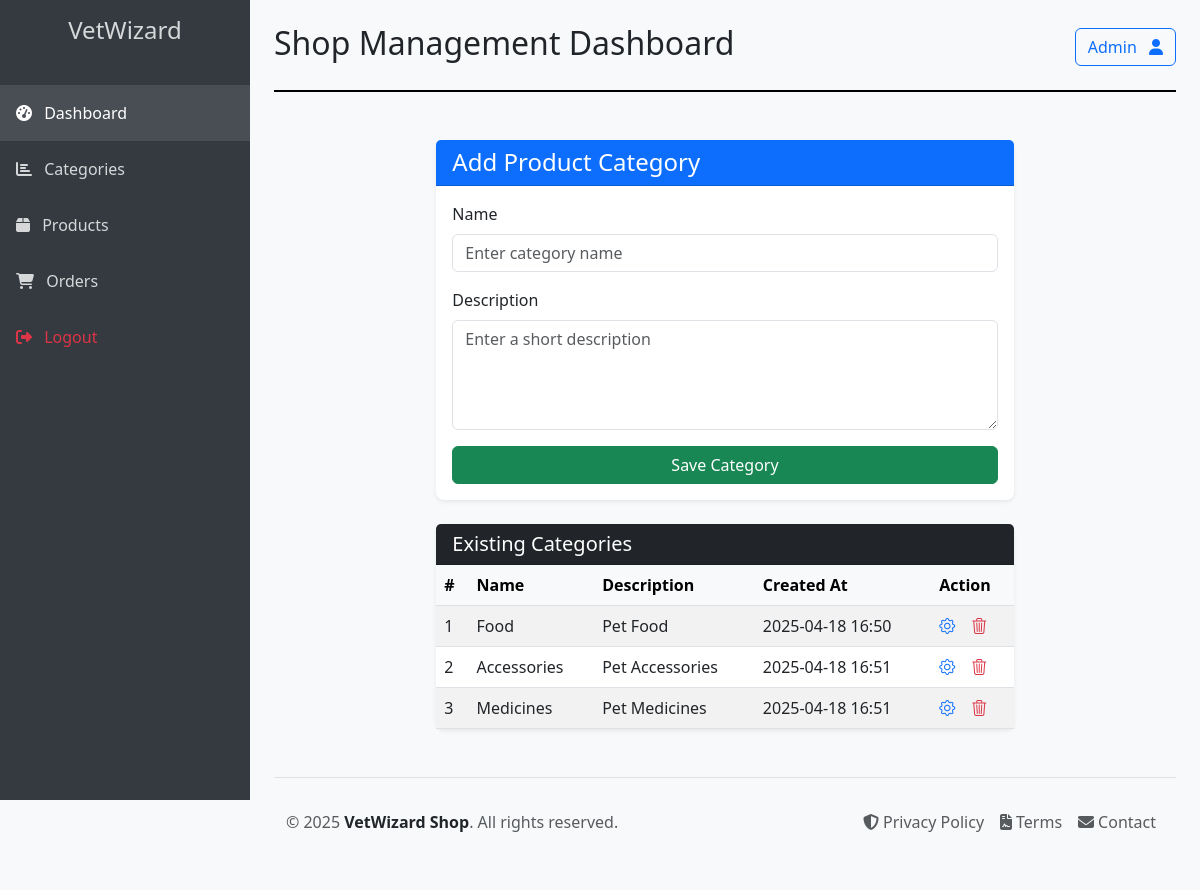
The app's page /shop/category_add with its own data.
### shop/models.py (models this page shows, shortened)
class Product_Category(models.Model):
    name = models.CharField(max_length=100, unique=True)
    description = models.TextField(blank=True)
    created_at = models.DateTimeField(auto_now_add=True)

### shop/views.py (the view, shortened to what this page needs)
# urls.py: path('category_add', Category_Add_View.as_view(), name='category_add'),
class Category_Add_View(View):
    template_name = 'category.html'
    def get(self, request):
        form = Product_Category_Form()
        category=Product_Category.objects.all()
        return render(request, self.template_name, {'form': form,'category':category})

### shop/forms.py
class Product_Category_Form(forms.ModelForm):
    class Meta:
        model = Product_Category
        fields = ['name', 'description']
        widgets = {
            'name': forms.TextInput(attrs={
                'class': 'form-control',
                'placeholder': 'Enter category name'
            }),
            'description': forms.Textarea(attrs={
                'class': 'form-control',
                'placeholder': 'Enter a short description',
                'rows': 4
            }),
        }

### shop/templates/category.html (shortened to what this page needs)
{% extends "shop.html" %}
{% load static %}
{% block content %}
<div class="d-flex justify-content-between align-items-center mb-4 main">
    <h2 class="">Shop Management Dashboard</h2>
    <div>
        <button class="btn btn-outline-primary">Admin <i class="fas fa-user ms-2"></i></button>
    </div>
</div>
<div class="container mt-5">
    <div class="row justify-content-center">
        <div class="col-md-8">
            <div class="card mb-4 shadow-sm">
                <div class="card-header bg-primary text-white">
                    <h4 class="mb-0">Add Product Category</h4>
                </div>
                <div class="card-body">
                    <form method="post" novalidate>
                        {% for field in form %}
                        <div class="mb-3">
                            <label for="{{ field.id_for_label }}" class="form-label">{{ field.label }}</label>
                            {{ field }}
                        </div>
                        {% endfor %}
                        <button type="submit" class="btn btn-success w-100">Save Category</button>
                    </form>
                </div>
            </div>
            <div class="card shadow-sm">
                <div class="card-header bg-dark text-white">
                    <h5 class="mb-0">Existing Categories</h5>
                </div>
                <div class="card-body p-0">
                    {% if category %}
                    <table class="table table-striped table-hover mb-0">
                        <thead class="table-light">
                            <tr>
                                <th>#</th>
                                <th>Name</th>
                                <th>Description</th>
                                <th>Created At</th>
                                <th>Action</th>
                            </tr>
                        </thead>
                        <tbody>
                            {% for cat in category %}
                            <tr>
                                <td>{{ forloop.counter }}</td>
                                <td>{{ cat.name }}</td>
                                <td>{{ cat.description }}</td>
                                <td>{{ cat.created_at|date:"Y-m-d H:i" }}</td>
                                <td>
                                    <div class="d-flex gap-3">
                                        <a href="{% url 'category_update' cat.pk %}" class="text-primary"
                                            title="Edit Category">
                                            <i class="bi bi-gear"></i>
                                        </a>
                                        <a href="{% url 'category_delete' cat.pk %}" class="text-danger"
                                            title="Delete Category">
                                            <i class="bi bi-trash3"></i>
                                        </a>
                                    </div>
                                </td>
                            </tr>
                            {% endfor %}
                        </tbody>
                    </table>
                    {% else %}
                    <p class="p-3">No categories available.</p>
                    {% endif %}
                </div>
            </div>
        </div>
    </div>
</div>
{% endblock %}

### shop/templates/shop.html (style rules this page uses)
body { background-color: #f8f9fa; padding-left: 0; transition: padding-left 0.3s; }
.card { border: none; border-radius: 8px; box-shadow: 0 2px 10px rgba(0,0,0,0.1); }

### shop/templates/category.html (style rules this page uses)
.main { border-bottom: 2px solid black; padding-bottom: 20px; }

### records on screen
Product_Category: name "Food", description "Pet Food", created_at "2025-04-18 16:50"
Product_Category: name "Accessories", description "Pet Accessories", created_at "2025-04-18 16:51"
Product_Category: name "Medicines", description "Pet Medicines", created_at "2025-04-18 16:51"

### other values on screen
{{ field.label }} "Name" "Description"
